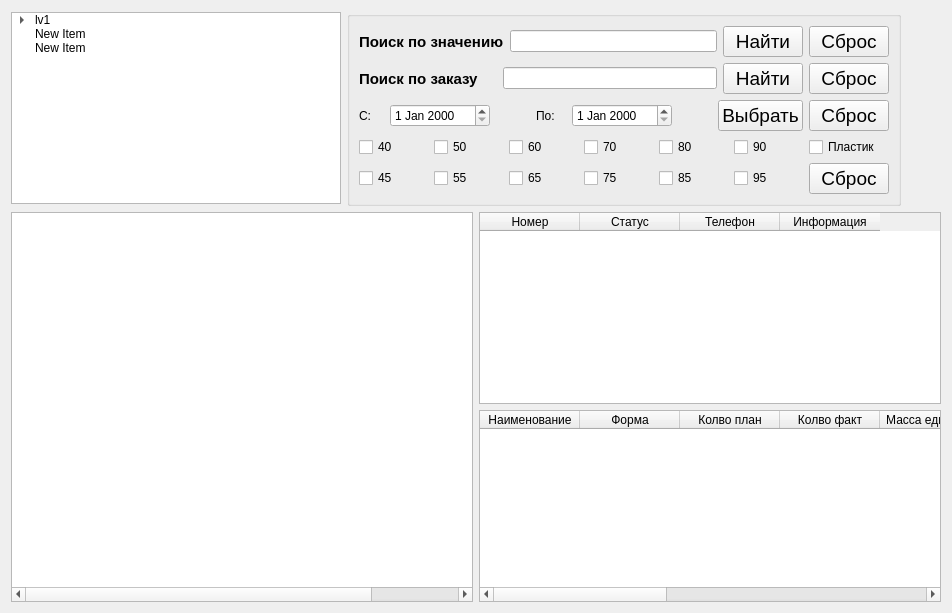
      <widget class="QWidget" name="tab_agent">
       <attribute name="title">
        <string>Контрагенты</string>
       </attribute>
       <layout class="QGridLayout" name="gridLayout_5">
        <item row="0" column="0">
         <layout class="QHBoxLayout" name="lay_menu_agent">
          <item>
           <widget class="QTreeWidget" name="tree_agent">
            <property name="sizePolicy">
             <sizepolicy hsizetype="Maximum" vsizetype="Maximum">
              <horstretch>0</horstretch>
              <verstretch>0</verstretch>
             </sizepolicy>
            </property>
            <property name="minimumSize">
             <size>
              <width>330</width>
              <height>180</height>
             </size>
            </property>
            <property name="font">
             <font>
              <weight>62</weight>
              <italic>false</italic>
              <bold>true</bold>
             </font>
            </property>
            <property name="editTriggers">
             <set>QAbstractItemView::NoEditTriggers</set>
            </property>
            <property name="headerHidden">
             <bool>true</bool>
            </property>
            <attribute name="headerVisible">
             <bool>false</bool>
            </attribute>
            <attribute name="headerCascadingSectionResizes">
             <bool>false</bool>
            </attribute>
            <attribute name="headerDefaultSectionSize">
             <number>120</number>
            </attribute>
            <attribute name="headerHighlightSections">
             <bool>false</bool>
            </attribute>
            <column>
             <property name="text">
              <string notr="true">Классификация</string>
             </property>
            </column>
            <column>
             <property name="text">
              <string>Количество наименований</string>
             </property>
            </column>
            <item>
             <property name="text">
              <string>lv1</string>
             </property>
             <item>
              <property name="text">
               <string>lv2</string>
              </property>
             </item>
            </item>
            <item>
             <property name="text">
              <string>New Item</string>
             </property>
            </item>
            <item>
             <property name="text">
              <string>New Item</string>
             </property>
            </item>
           </widget>
          </item>
          <item>
           <widget class="QGroupBox" name="box_serch_agent">
            <property name="sizePolicy">
             <sizepolicy hsizetype="Preferred" vsizetype="Maximum">
              <horstretch>0</horstretch>
              <verstretch>0</verstretch>
             </sizepolicy>
            </property>
            <property name="title">
             <string/>
            </property>
            <layout class="QVBoxLayout" name="verticalLayout_5">
             <item>
              <layout class="QHBoxLayout" name="lay_value_serch_agent">
               <item>
                <widget class="QLabel" name="label_value_serch_agent">
                 <property name="font">
                  <font>
                   <pointsize>11</pointsize>
                   <weight>75</weight>
                   <italic>false</italic>
                   <bold>true</bold>
                  </font>
                 </property>
                 <property name="text">
                  <string>Поиск по значению</string>
                 </property>
                </widget>
               </item>
               <item>
                <widget class="QLineEdit" name="lineedit_value_serch_agent"/>
               </item>
               <item>
                <widget class="QPushButton" name="pushbutton_ok_value_serch_agent">
                 <property name="font">
                  <font>
                   <pointsize>14</pointsize>
                   <weight>50</weight>
                   <italic>false</italic>
                   <bold>false</bold>
                  </font>
                 </property>
                 <property name="text">
                  <string>Найти</string>
                 </property>
                </widget>
               </item>
               <item>
                <widget class="QPushButton" name="pushButton_cancel_value_serch_agent">
                 <property name="font">
                  <font>
                   <pointsize>14</pointsize>
                   <weight>50</weight>
                   <italic>false</italic>
                   <bold>false</bold>
                  </font>
                 </property>
                 <property name="text">
                  <string>Сброс</string>
                 </property>
                </widget>
               </item>
              </layout>
             </item>
             <item>
              <layout class="QHBoxLayout" name="lay_nomber_serch_agent">
               <item>
                <widget class="QLabel" name="label_nomber_serch_agent">
                 <property name="font">
                  <font>
                   <pointsize>11</pointsize>
                   <weight>75</weight>
                   <italic>false</italic>
                   <bold>true</bold>
                  </font>
                 </property>
                 <property name="text">
                  <string>Поиск по заказу</string>
                 </property>
                </widget>
               </item>
               <item>
                <spacer name="hspacer_nomber_serch_agent">
                 <property name="orientation">
                  <enum>Qt::Horizontal</enum>
                 </property>
                 <property name="sizeType">
                  <enum>QSizePolicy::Fixed</enum>
                 </property>
                 <property name="sizeHint" stdset="0">
                  <size>
                   <width>18</width>
                   <height>20</height>
                  </size>
                 </property>
                </spacer>
               </item>
               <item>
                <widget class="QLineEdit" name="lineedit_nomber_serch_agent"/>
               </item>
               <item>
                <widget class="QPushButton" name="pushbutton_ok_nomber_serch_agent">
                 <property name="font">
                  <font>
                   <pointsize>14</pointsize>
                   <weight>50</weight>
                   <italic>false</italic>
                   <bold>false</bold>
                  </font>
                 </property>
                 <property name="text">
                  <string>Найти</string>
                 </property>
                </widget>
               </item>
               <item>
                <widget class="QPushButton" name="pushbutton_cancel_nomber_serch_agent">
                 <property name="font">
                  <font>
                   <pointsize>14</pointsize>
                   <weight>50</weight>
                   <italic>false</italic>
                   <bold>false</bold>
                  </font>
                 </property>
                 <property name="text">
                  <string>Сброс</string>
                 </property>
                </widget>
               </item>
              </layout>
             </item>
             <item>
              <layout class="QHBoxLayout" name="lay_date_serch_agent">
               <item>
                <widget class="QLabel" name="label1_data_serch_agent">
                 <property name="minimumSize">
                  <size>
                   <width>25</width>
                   <height>0</height>
                  </size>
                 </property>
                 <property name="maximumSize">
                  <size>
                   <width>9</width>
                   <height>16777215</height>
                  </size>
                 </property>
                 <property name="text">
                  <string>С:</string>
                 </property>
                </widget>
               </item>
               <item>
                <widget class="QDateEdit" name="dateedit_start_serch_agent">
                 <property name="minimumSize">
                  <size>
                   <width>100</width>
                   <height>0</height>
                  </size>
                 </property>
                </widget>
               </item>
               <item>
                <spacer name="hspacer2__data_serch_agent">
                 <property name="orientation">
                  <enum>Qt::Horizontal</enum>
                 </property>
                 <property name="sizeType">
                  <enum>QSizePolicy::Fixed</enum>
                 </property>
                 <property name="sizeHint" stdset="0">
                  <size>
                   <width>40</width>
                   <height>20</height>
                  </size>
                 </property>
                </spacer>
               </item>
               <item>
                <widget class="QLabel" name="label2_data_serch_agent">
                 <property name="minimumSize">
                  <size>
                   <width>30</width>
                   <height>0</height>
                  </size>
                 </property>
                 <property name="maximumSize">
                  <size>
                   <width>15</width>
                   <height>16777215</height>
                  </size>
                 </property>
                 <property name="text">
                  <string>По:</string>
                 </property>
                </widget>
               </item>
               <item>
                <widget class="QDateEdit" name="dateedit_finish_serch_agent">
                 <property name="sizePolicy">
                  <sizepolicy hsizetype="Minimum" vsizetype="Fixed">
                   <horstretch>0</horstretch>
                   <verstretch>0</verstretch>
                  </sizepolicy>
                 </property>
                 <property name="minimumSize">
                  <size>
                   <width>100</width>
                   <height>0</height>
                  </size>
                 </property>
                </widget>
               </item>
               <item>
                <spacer name="hspacer1_data_serch_agent">
                 <property name="orientation">
                  <enum>Qt::Horizontal</enum>
                 </property>
                 <property name="sizeType">
                  <enum>QSizePolicy::Fixed</enum>
                 </property>
                 <property name="sizeHint" stdset="0">
                  <size>
                   <width>40</width>
                   <height>20</height>
                  </size>
                 </property>
                </spacer>
               </item>
               <item>
                <widget class="QPushButton" name="pushbutton_ok_data_serch_agent">
                 <property name="font">
                  <font>
                   <pointsize>14</pointsize>
                   <weight>50</weight>
                   <italic>false</italic>
                   <bold>false</bold>
                  </font>
                 </property>
                 <property name="text">
                  <string>Выбрать</string>
                 </property>
                </widget>
               </item>
               <item>
                <widget class="QPushButton" name="pushbutton_cancel_data_serch_agent">
                 <property name="font">
                  <font>
                   <pointsize>14</pointsize>
                   <weight>50</weight>
                   <italic>false</italic>
                   <bold>false</bold>
                  </font>
                 </property>
                 <property name="text">
                  <string>Сброс</string>
                 </property>
                </widget>
               </item>
              </layout>
             </item>
             <item>
              <layout class="QGridLayout" name="lay_hard_serch_agent">
               <item row="1" column="5">
                <widget class="QCheckBox" name="checkbox_95_hard_serch_agent">
                 <property name="text">
                  <string>95</string>
                 </property>
                </widget>
               </item>
               <item row="0" column="5">
                <widget class="QCheckBox" name="checkbox_90_hard_serch_agent">
                 <property name="text">
                  <string>90</string>
                 </property>
                </widget>
               </item>
               <item row="1" column="6">
                <widget class="QPushButton" name="pushbutton_cancel_hard_serch_agent">
                 <property name="font">
                  <font>
                   <pointsize>14</pointsize>
                   <weight>50</weight>
                   <italic>false</italic>
                   <bold>false</bold>
                  </font>
                 </property>
                 <property name="text">
                  <string>Сброс</string>
                 </property>
                </widget>
               </item>
               <item row="1" column="4">
                <widget class="QCheckBox" name="checkbox_85_hard_serch_agent">
                 <property name="text">
                  <string>85</string>
                 </property>
                </widget>
               </item>
               <item row="1" column="0">
                <widget class="QCheckBox" name="checkbox_45_hard_serch_agent">
                 <property name="text">
                  <string>45</string>
                 </property>
                </widget>
               </item>
               <item row="1" column="2">
                <widget class="QCheckBox" name="checkbox_65_hard_serch_agent">
                 <property name="text">
                  <string>65</string>
                 </property>
                </widget>
               </item>
               <item row="1" column="3">
                <widget class="QCheckBox" name="checkbox_75_hard_serch_agent">
                 <property name="text">
                  <string>75</string>
                 </property>
                </widget>
               </item>
               <item row="1" column="1">
                <widget class="QCheckBox" name="checkbox_55_hard_serch_agent">
                 <property name="text">
                  <string>55</string>
                 </property>
                </widget>
               </item>
               <item row="0" column="6">
                <widget class="QCheckBox" name="checkbox_plast_hard_serch_agent">
                 <property name="text">
                  <string>Пластик</string>
                 </property>
                </widget>
               </item>
               <item row="0" column="4">
                <widget class="QCheckBox" name="checkbox_80_hard_serch_agent">
                 <property name="text">
                  <string>80</string>
                 </property>
                </widget>
               </item>
               <item row="0" column="3">
                <widget class="QCheckBox" name="checkbox_70_hard_serch_agent">
                 <property name="text">
                  <string>70</string>
                 </property>
                </widget>
               </item>
               <item row="0" column="0">
                <widget class="QCheckBox" name="checkbox_40_hard_serch_agent">
                 <property name="text">
                  <string>40</string>
                 </property>
                </widget>
               </item>
               <item row="0" column="1">
                <widget class="QCheckBox" name="checkbox_50_hard_serch_agent">
                 <property name="text">
                  <string>50</string>
                 </property>
                </widget>
               </item>
               <item row="0" column="2">
                <widget class="QCheckBox" name="checkbox_60_hard_serch_agent">
                 <property name="text">
                  <string>60</string>
                 </property>
                </widget>
               </item>
              </layout>
             </item>
            </layout>
           </widget>
          </item>
          <item>
           <spacer name="hspacer_agent">
            <property name="orientation">
             <enum>Qt::Horizontal</enum>
            </property>
            <property name="sizeHint" stdset="0">
             <size>
              <width>40</width>
              <height>20</height>
             </size>
            </property>
           </spacer>
          </item>
         </layout>
        </item>
        <item row="1" column="0">
         <layout class="QHBoxLayout" name="layout_table_agent">
          <item>
           <widget class="QTableWidget" name="table_list_agent">
            <property name="maximumSize">
             <size>
              <width>550</width>
              <height>16777215</height>
             </size>
            </property>
            <attribute name="horizontalHeaderVisible">
             <bool>false</bool>
            </attribute>
            <attribute name="horizontalHeaderCascadingSectionResizes">
             <bool>true</bool>
            </attribute>
            <attribute name="horizontalHeaderDefaultSectionSize">
             <number>110</number>
            </attribute>
            <attribute name="horizontalHeaderShowSortIndicator" stdset="0">
             <bool>true</bool>
            </attribute>
            <attribute name="verticalHeaderVisible">
             <bool>false</bool>
            </attribute>
            <column>
             <property name="text">
              <string>Статус</string>
             </property>
            </column>
            <column>
             <property name="text">
              <string>Наименование</string>
             </property>
            </column>
            <column>
             <property name="text">
              <string>Условное </string>
             </property>
            </column>
            <column>
             <property name="text">
              <string>Телефон</string>
             </property>
            </column>
            <column>
             <property name="text">
              <string>e-mail</string>
             </property>
            </column>
           </widget>
          </item>
          <item>
           <layout class="QVBoxLayout" name="layout_output_table_agent">
            <item>
             <widget class="QTableWidget" name="table_order_output_agent">
              <property name="maximumSize">
               <size>
                <width>650</width>
                <height>16777215</height>
               </size>
              </property>
              <column>
               <property name="text">
                <string>Номер</string>
               </property>
              </column>
              <column>
               <property name="text">
                <string>Статус</string>
               </property>
              </column>
              <column>
               <property name="text">
                <string>Телефон</string>
               </property>
              </column>
              <column>
               <property name="text">
                <string>Информация</string>
               </property>
              </column>
             </widget>
            </item>
            <item>
             <widget class="QTableWidget" name="table_value_output_agent">
              <column>
               <property name="text">
                <string>Наименование</string>
               </property>
              </column>
              <column>
               <property name="text">
                <string>Форма</string>
               </property>
              </column>
              <column>
               <property name="text">
                <string>Колво план</string>
               </property>
              </column>
              <column>
               <property name="text">
                <string>Колво факт</string>
               </property>
              </column>
              <column>
               <property name="text">
                <string>Масса единицы</string>
               </property>
              </column>
              <column>
               <property name="text">
                <string>Масса остаток</string>
               </property>
              </column>
              <column>
               <property name="text">
                <string>Фин план</string>
               </property>
              </column>
              <column>
               <property name="text">
                <string>Фин факт</string>
               </property>
              </column>
              <column>
               <property name="text">
                <string>Твердость</string>
               </property>
              </column>
              <column>
               <property name="text">
                <string>Описание</string>
               </property>
              </column>
             </widget>
            </item>
           </layout>
          </item>
         </layout>
        </item>
       </layout>
      </widget>
